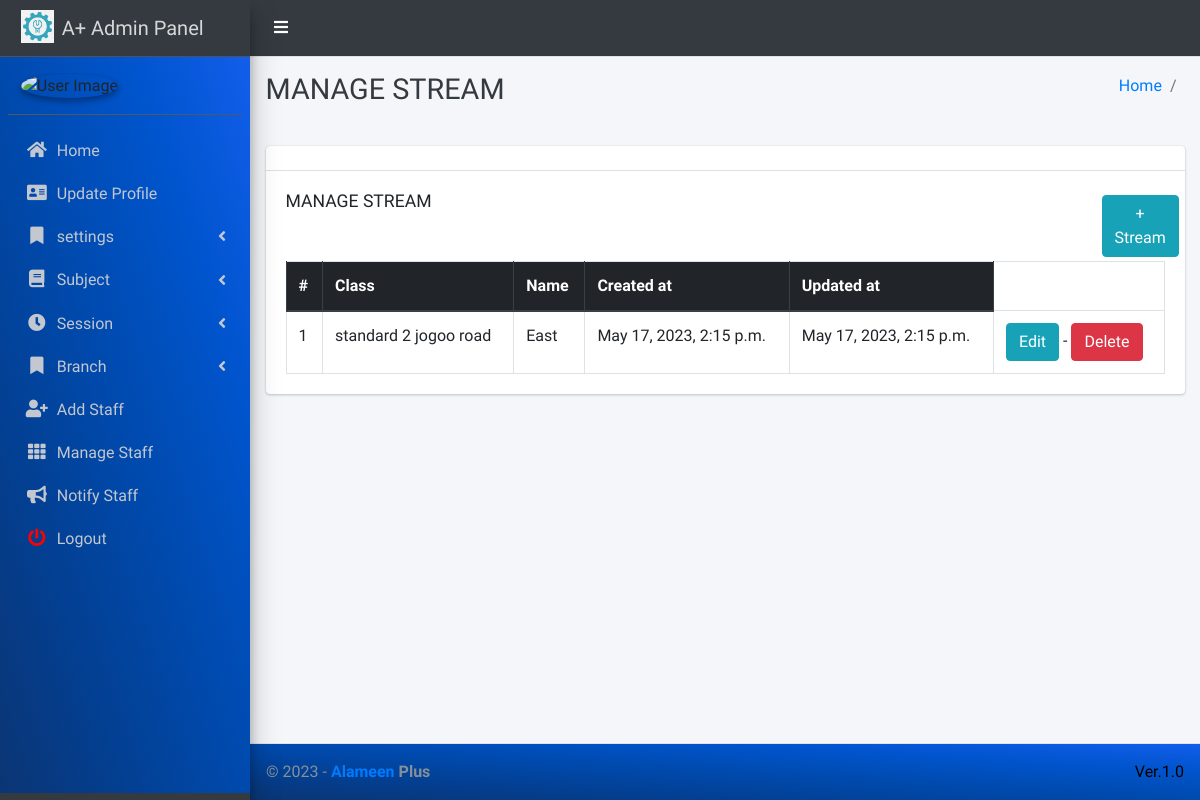
The page /manage/stream/ (signed in) on the database as committed earlier.
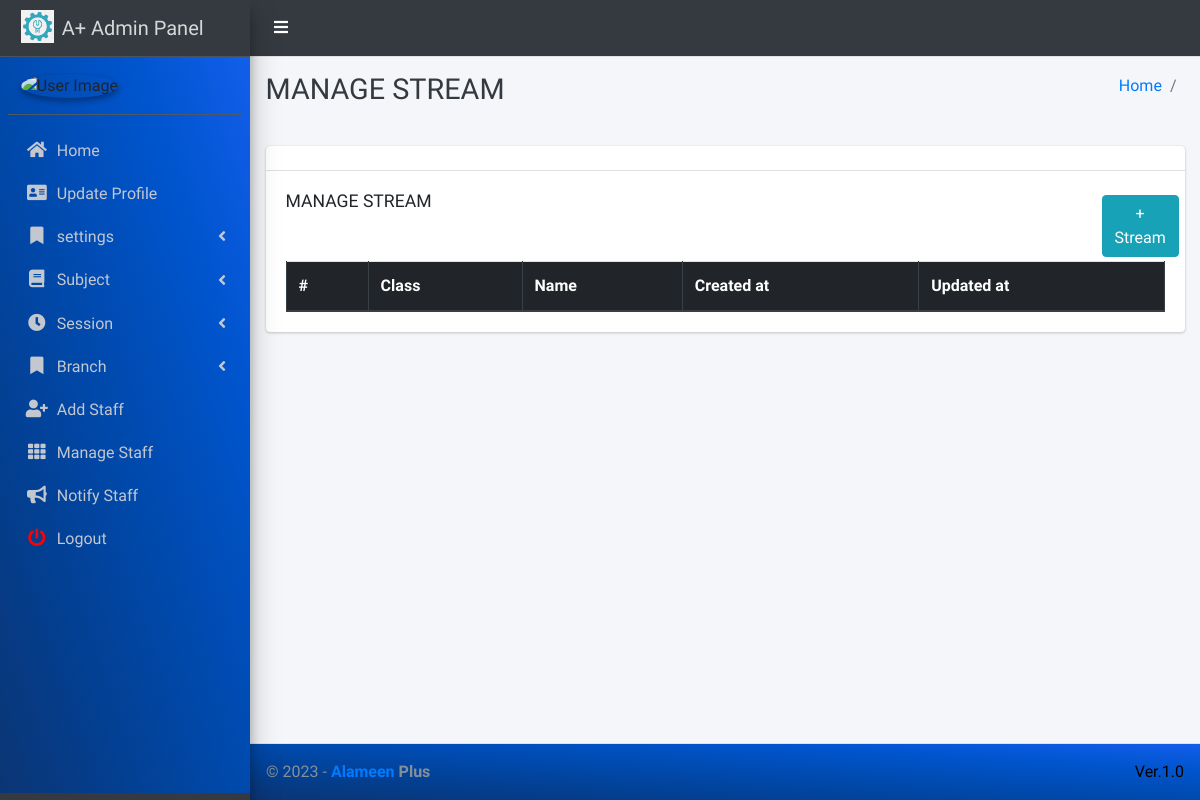
The same page on the database as committed later.
### main_app/models.py (models this page shows, shortened)
class Stream(models.Model):
    stream_id = models.AutoField(primary_key=True)
    class_id = models.ForeignKey(Classes, on_delete=models.CASCADE, verbose_name='class')
    name = models.CharField(max_length=120)
    created_at = models.DateTimeField(auto_now_add=True)
    updated_at = models.DateTimeField(auto_now=True)

class Classes(models.Model):
    type_of_class = [
        ('lower classes (1-3)', 'lower classes (1-3)'),
        ('middle classes (4-6)', 'middle classes (4-6)'),
        ('Junior Secondary', 'Junior Secondary'),
    ]
    class_id = models.AutoField(primary_key=True )
    category = models.CharField(max_length=20, choices=type_of_class, null=True)
    name = models.CharField(max_length=120)
    branch = models.ForeignKey(Branch, on_delete=models.CASCADE)
    created_at = models.DateTimeField(auto_now_add=True)
    updated_at = models.DateTimeField(auto_now=True)
    class Meta:
        unique_together = ('branch','name')
    def __str__(self):
        return f'{self.name} {self.branch}'

class Branch(models.Model):
    branch_id=models.AutoField(primary_key=True)
    name = models.CharField(max_length=20, unique=True)
    address= models.CharField(max_length=100)
    def __str__(self):
        return self.name

### main_app/hod_views.py (the view)
# urls.py: path('manage/stream/', hod_views.manage_stream, name='manage_stream'),
@login_required(redirect_field_name="user_login")
def manage_stream(request):
    stream = Stream.objects.all()
    context = {
        'stream': stream
    }
    return render(request, "hod_template/manage_stream.html", context)

### main_app/models.py (called while the page is built)
    def __str__(self):
        return  self.first_name + " " + self.last_name

### main_app/templates/hod_template/manage_stream.html
{% extends 'main_app/base.html' %}
{% load static %}
{% block page_title %}MANAGE STREAM{% endblock page_title %}
{% block content %}
<section class="content">
    <div class="container-fluid">
        <div class="row">
            <div class="col-md-12">
                <div class="card">
                    <div class="card-header">
                    </div>
                    <div class="card-body">
                        <div class="row">
                            <div class="col-md-11">
                                <h3 class="card-title">MANAGE STREAM</h3>
                            </div>
                            <div class="col-md-1 p-1">
                                <a class="btn btn-info" href="{% url 'add_stream' %}"> + Stream</a>
                            </div>
                        </div>
                        <table id="example2" class="table table-bordered table-hover">
                            <thead class="thead-dark">
                                <tr>
                                    <th>#</th>
                                    <th>Class</th>
                                    <th>Name</th>
                                    <th>Created at</th>
                                    <th>Updated at</th>
                                </tr>
                            </thead>
                            <tbody>
                                {% for stream in stream %}
                                <tr>
                                    <td>{{ forloop.counter }}</td>
                                    <td>{{stream.class_id}}</td>
                                    <td>{{stream.name}}</td>
                                    <td>{{stream.created_at}}</td>
                                    <td>{{stream.updated_at}}</td>
                                    <td>
                                        <a href="{% url 'update_stream' stream.stream_id %}" class="btn btn-info">Edit</a> -
                                        <a href="{% url 'delete_stream' stream.stream_id %}" onclick="return confirm('Are you sure you want to delete this Stream ?')" class="btn btn-danger">Delete</a>
                                    </td>
                                </tr>
                                {% endfor %}
                            </tbody>
                        </table>
                    </div>
                </div>
            </div>
        </div>
    </div>
</section>
{% endblock content %}

Rows that differ between the two databases and show on the page:
removed Stream: class_id "standard 2 jogoo road", name "East", created_at "May 17, 2023, 2:15 p.m.", updated_at "May 17, 2023, 2:15 p.m."
